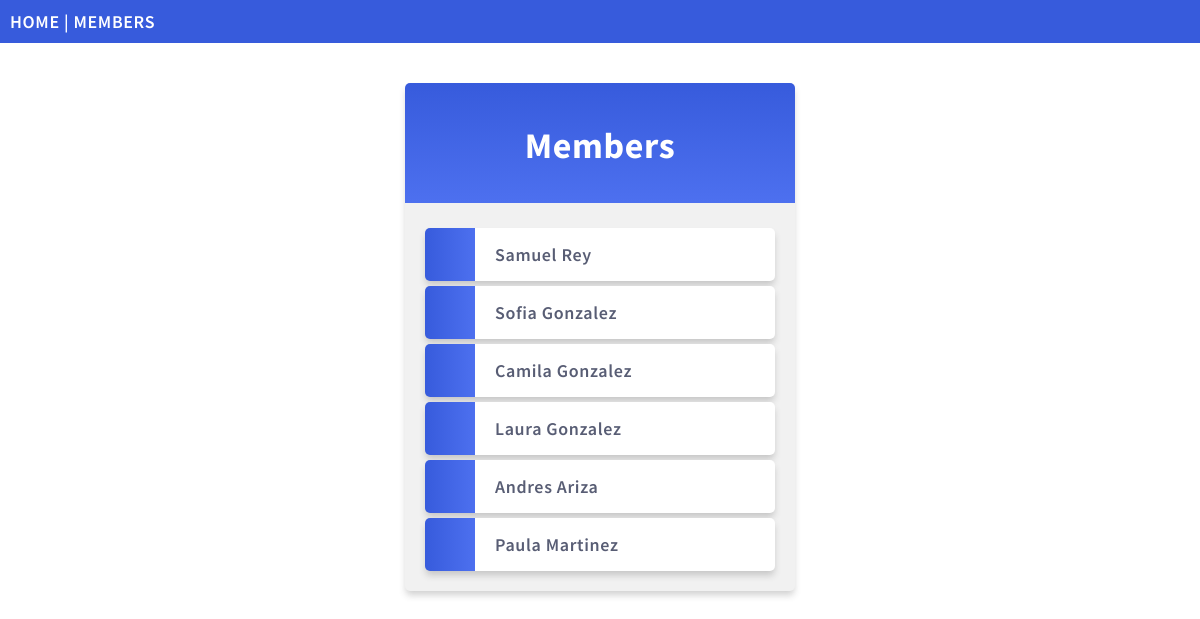
The page /members/ on the database its author committed.
### members/models.py (models this page shows, shortened)
class Member(models.Model):
  firstname = models.CharField(max_length=255)
  lastname = models.CharField(max_length=255)
  phone = models.IntegerField(null=True)
  joined_date = models.DateField(null=True)

### members/views.py (the view)
# urls.py: path('members/', views.members, name='members'),
def members(request):
  mymembers = Member.objects.all().values()
  template = loader.get_template('all_members.html')
  context = {
    'mymembers': mymembers,
  }
  return HttpResponse(template.render(context, request))

### members/templates/all_members.html (shortened to what this page needs)
<!DOCTYPE html>
<html lang="en">
<head>
</head>
<body>
    {% extends "master.html" %}
    {% block content %}
  <div class="mycard">
    <h1>Members</h1>
    <ul>
      {% for x in mymembers %}
        <li onclick="window.location = 'details/{{ x.id }}'">{{ x.firstname }} {{ x.lastname }}</li>
      {% endfor %}
    </ul>
  </div>
{% endblock %}

### members/templates/master.html (shortened to what this page needs)
{% load static %}
<!DOCTYPE html>
<html lang="en">
<head>
    <link rel="stylesheet" href="{% static 'mystyles.css' %}">
</head>
<body>
    <div class="topnav">
        <a href="/">HOME</a> |
        <a href="/members">MEMBERS</a>
    </div>
    {% block content %}
    {% endblock %}
</body>
</html>

### mystaticfiles/mystyles.css (style rules this page uses)
body { margin:0; font: 600 18px 'Source Sans Pro', sans-serif; letter-spacing: 0.64px; color: #585d74; }
.topnav { background-color:#375BDC; color:#ffffff; padding:10px; }
.topnav a:link, .topnav a:visited { text-decoration: none; color: #ffffff; }
.mycard { background-color: #f1f1f1; background-image: linear-gradient(to bottom, #375BDC, #4D70EF); background-size: 100% 120px; background-repeat: no-repeat; margin: 40px auto; width: 350px; border-radius: 5px; box-shadow: 0 5px 7px -1px rgba(51, 51, 51, 0.23); padding: 20px; }
.mycard h1 { text-align: center; color:#ffffff; margin:20px 0 60px 0; }
ul { list-style-type: none; padding: 0; margin: 0; }
li { background-color: #ffffff; background-image: linear-gradient(to right, #375BDC, #4D70EF); background-size: 50px 60px; background-repeat: no-repeat; cursor: pointer; transition: transform .25s; border-radius: 5px; box-shadow: 0 5px 7px -1px rgba(51, 51, 51, 0.23); padding: 15px; padding-left: 70px; margin-top: 5px; }
a:link, a:visited { color: #375BDC; }

### rows shown on the page
Member: firstname "Samuel", lastname "Rey"
Member: firstname "Sofia", lastname "Gonzalez"
Member: firstname "Camila", lastname "Gonzalez"
Member: firstname "Laura", lastname "Gonzalez"
Member: firstname "Andres", lastname "Ariza"
Member: firstname "Paula", lastname "Martinez"
